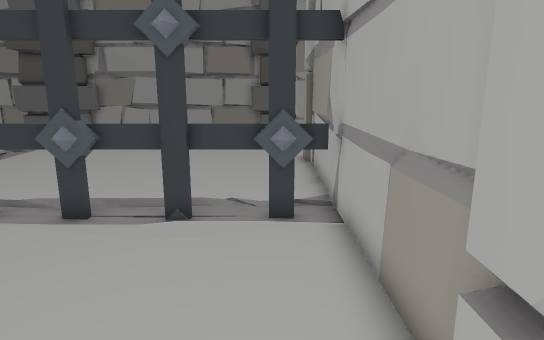
[1] (above)

16 first-person views from a walk through a Unity game level. The camera is 1.4 m above the floor, tilts 12° down and sees 75° across. Doors are open. The floor is counted in squares, 0.5 m on a side. Each view is taken from the middle of a square. On the plan, view 1 faces up. The plan holds only what a view shows up to about 20 squares ahead; the rest is blank. The place goes on beyond the plan. The player character is not drawn. Some animated figures are not drawn.

[2]
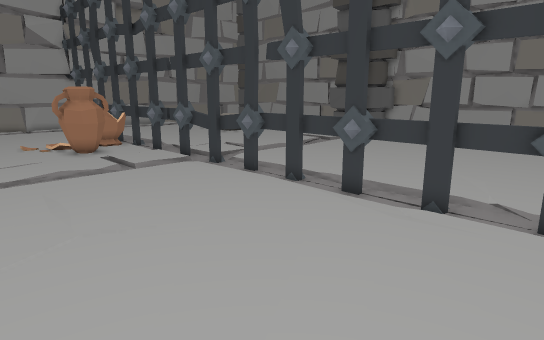

[3]
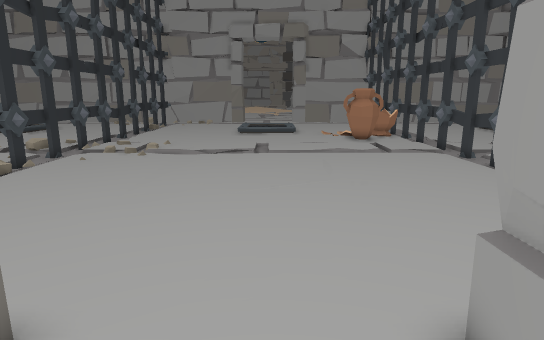

[4]
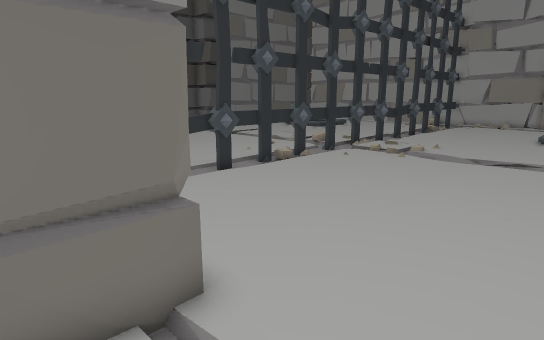

[5]
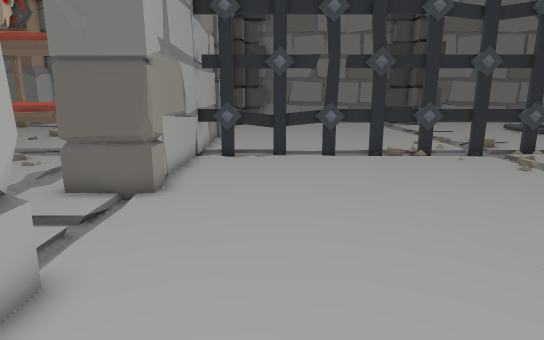

[6]
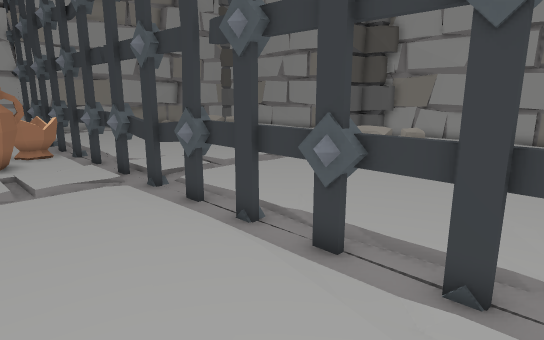

[7]
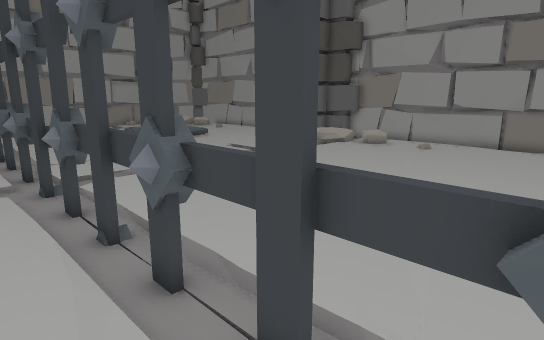

[8]
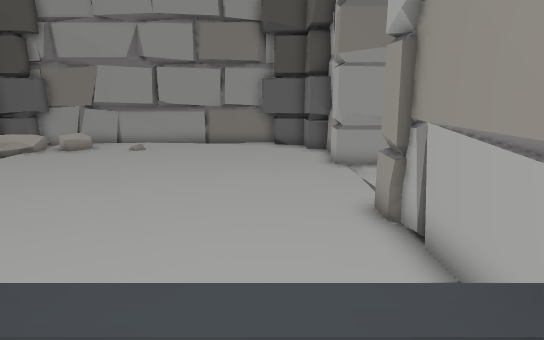

[9]
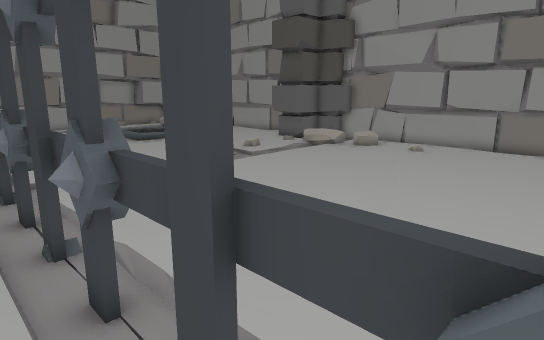

[10]
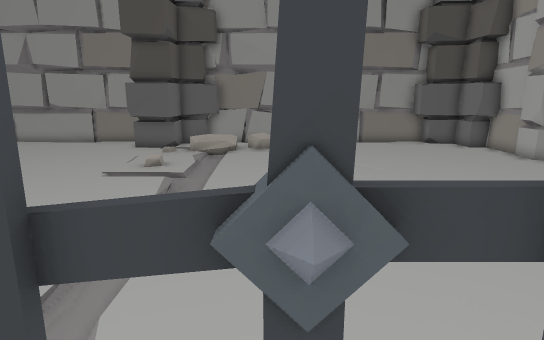

[11]
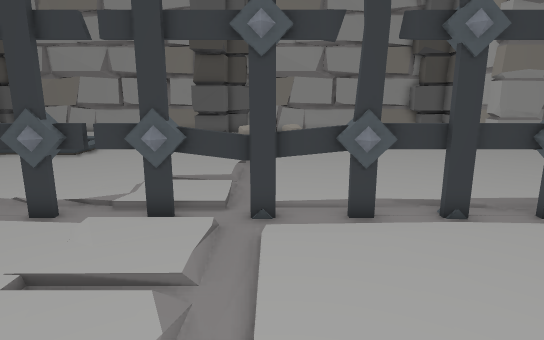

[12]
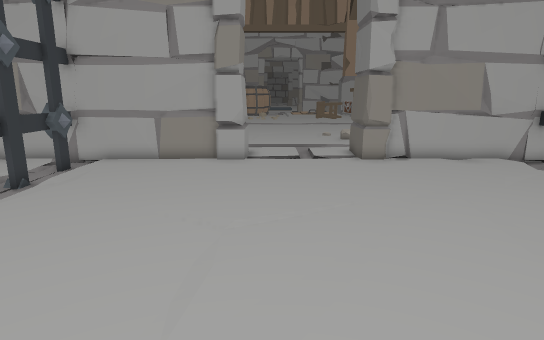

[13]
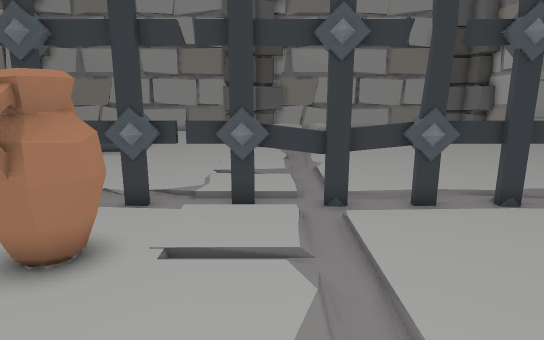

[14]
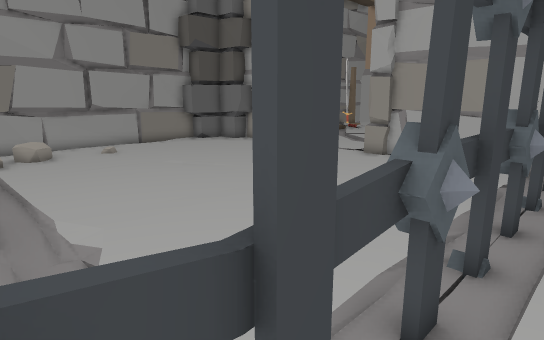

[15]
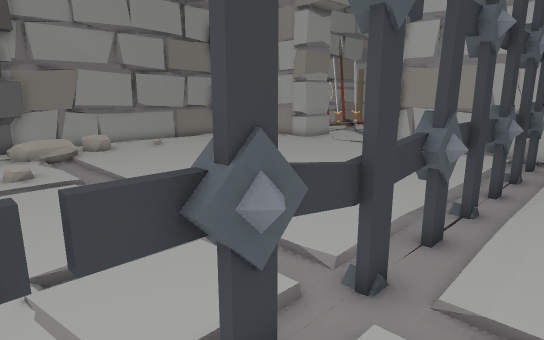

[16]
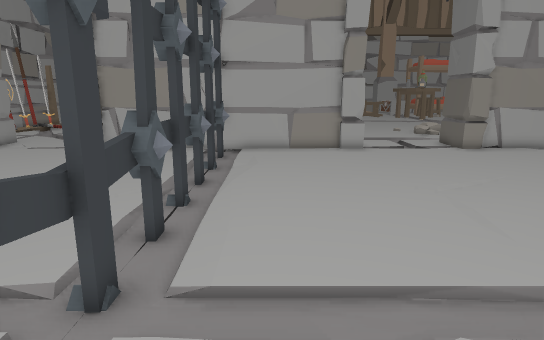

### Floor plan
Key: @ floor where view 1 was taken; # wall or solid block; x gap in a wall; . main floor; : floor 0.25 m higher than the main floor; / step, stairs or slope; D open door; = window, fence, low wall or low ledge; T thing the floor can be seen under or through; A vase.
Columns run from 20 left of view 1 to 6 right of it. Each row starts with its distance up from view 1.
 28       ##############
 27      ###.......... ###
 26      #/ .//..........#
 25 ...###/ ///..........##
 24 ...  ./:/.............#
 23 ......................#
 22 ......................##
 21 ......................DD
 20 ...../................DD
 19 ......................DD
 18 ......................DD
 17 ......................DD
 16 .....................##
 15 .....................##
 14 ......................#
 13 ......................#
 12 ......................#
 11 ......................#
 10 ......................#
  9 TTTTTTT=TTTTTxTTTTTTTT#
  8 A TT.TTTT.TTT.TTTTT.T##
  7 AA....................#
  6 AAA...................#
  5   AA..................#
  4   AA..................#
  3 ......................#
  2 ......................##
  1   ....................DD#.
  0       ..............@.DD..
 -1       ................DD..
 -2      .................DD..
 -3 ......................DD..
 -4 .....................##D#.
 -5  ....................##  ..
 -6   ....................#  ..
 -7    ...../.............#
 -8      .. /.............#
 -9      ../..............#
-10      .................#
-11      # .. ##  =#    ###
-12      #####  ###########

Positions as (right, up) in squares from view 1, and headings:
1: (0, 0), facing up
2: (1, -1), facing up-left
3: (5, -1), facing left
4: (4, 0), facing down-left
5: (-2, 6), facing down
6: (-1, 3), facing up-left
7: (0, 6), facing up-left
8: (-1, 8), facing up
9: (0, 7), facing up-left
10: (-10, 6), facing up
11: (-12, 0), facing up
12: (-14, 0), facing right
13: (-14, -1), facing up
14: (-14, 7), facing up-right
15: (-17, 6), facing up-right
16: (-17, 6), facing right
